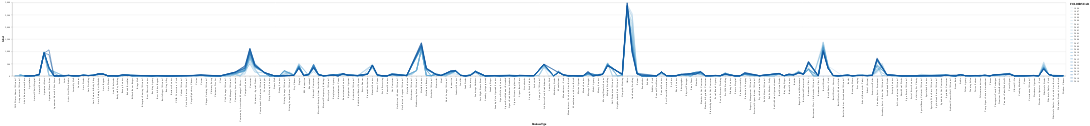

Notebook code for this chart:
### Code cell
points = alt.Chart(df_1).mark_line().encode(
    x='BusinessType:N',
    y='label:Q',
    color=('FOLDERYEAR:O'))

points

### Figure 1 — Vega-Lite specification as saved in the notebook (floating-point values rounded to 4 significant figures; data arrays with more than 128 entries replaced by an {"elided": "..."} marker saying what was removed)
{"config": {"view": {"continuousWidth": 400, "continuousHeight": 300}}, "data": {"name": "data-11d593660425d75e097a1227e3811e3a"}, "mark": "line", "encoding": {"color": {"type": "ordinal", "field": "FOLDERYEAR"}, "x": {"type": "nominal", "field": "BusinessType"}, "y": {"type": "quantitative", "field": "label"}}, "$schema": "https://vega.github.io/schema/vega-lite/v4.8.1.json", "datasets": {"data-11d593660425d75e097a1227e3811e3a": {"elided": "3751 records"}}}
